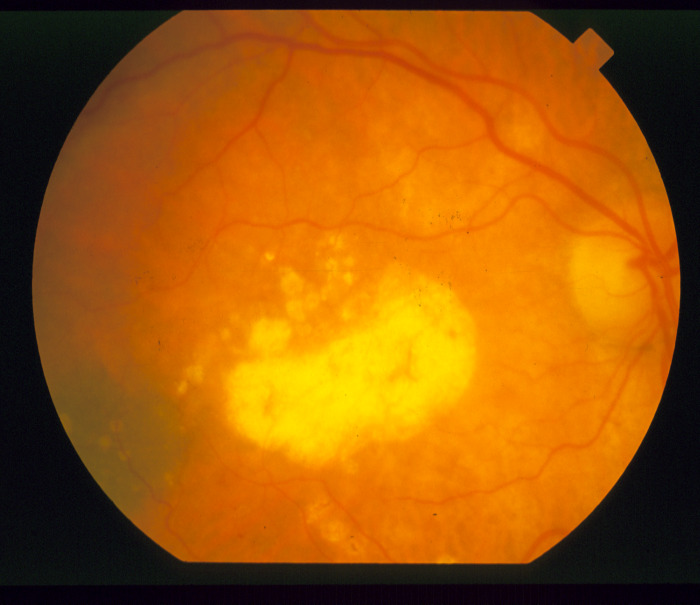
%> input picture im0148.jpg, 700 x 605 px
$ octave DRfinal.m   (GNU Octave 9; MATLAB toolbox functions it lacks are replaced by stand-ins)
%> lines starting %> are read from the running program, lines starting %| are printed output that depends on the picture
clc
clear

%%% Abnormal eye
% s = strel('disk',12);

a = imread('im0148.jpg');
%> a is the input picture: size 605x700x3 uint8; mean R, G, B 159.2, 88.6, 7.6
figure,imshow(a);

b = rgb2gray(a);
figure(2),imshow(b);

c = adapthisteq(b);
figure(3),imshow(c);

d = imcomplement(c);
figure(4),imshow(d);

e = imadjust(d, stretchlim(d),[]);
figure(5),imshow(e);

%%%%Normal eye

A1 = imread('im0018.jpg');
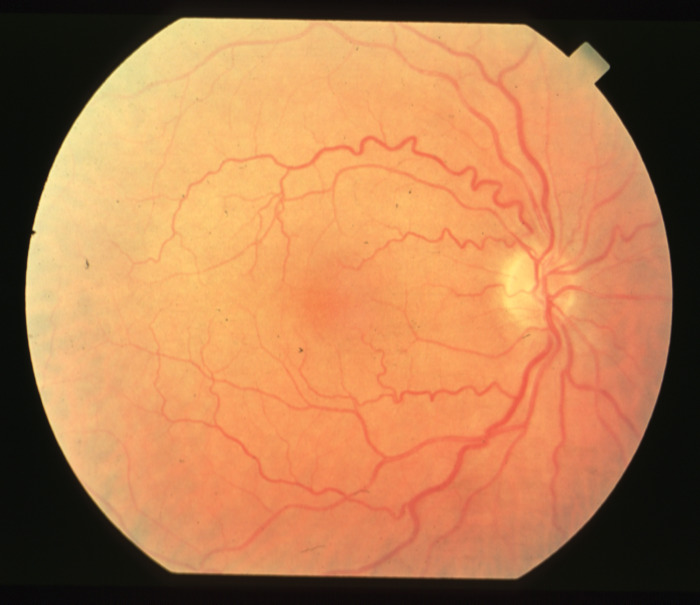
%> input picture im0018.jpg, 700 x 605 px
%> A1 is the input picture: size 605x700x3 uint8; mean R, G, B 179.8, 123.4, 80.2
figure(6),imshow(A1);

B1 = rgb2gray(A1);
figure(7),imshow(B1);

C1 = adapthisteq(B1);
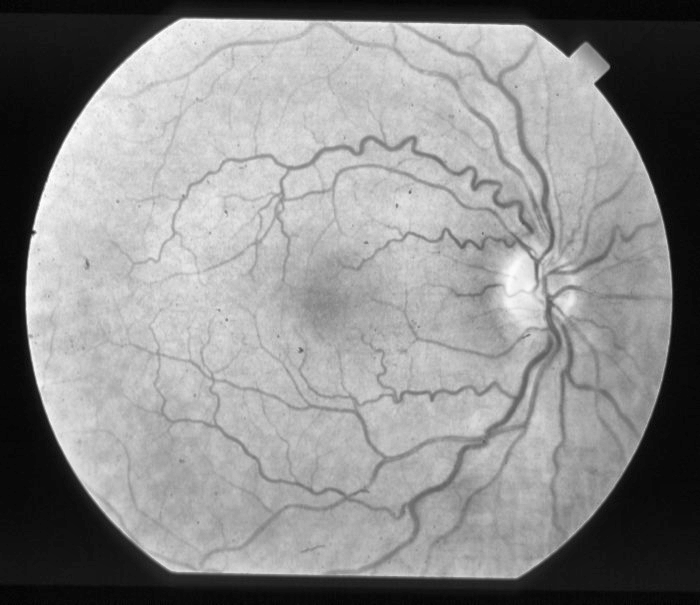
%> C1: size 605x700 uint8; min 0, max 255, mean 139.7
figure(8),imshow(C1);

D1 = imcomplement(C1);
figure(9),imshow(D1);

E1 = imadjust(D1, stretchlim(D1),[]);
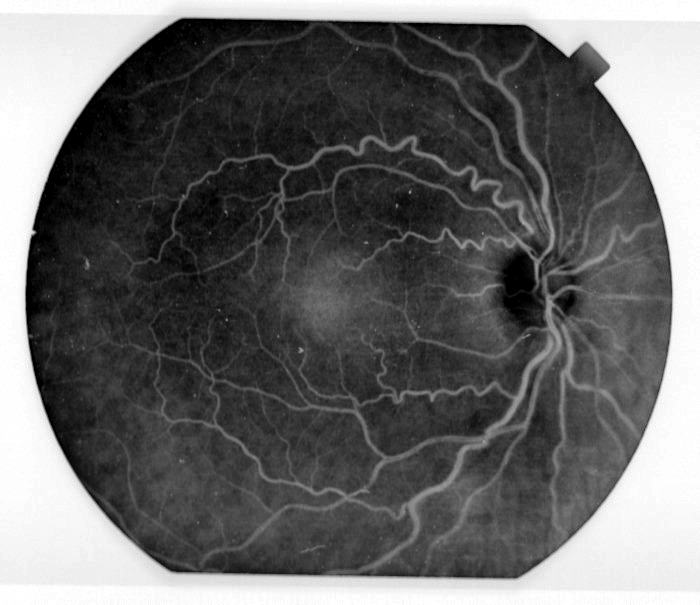
%> E1: size 605x700 uint8; min 0, max 255, mean 104.6
figure(10),imshow(E1);

%%%%%%%% Subtract
sub = (E1-e);
figure(11),imshow(sub);

p = imadjust(sub, stretchlim(sub),[]);
figure(12),imshow(p);

q = fspecial('gaussian');
r = imfilter(p,q);
figure(13),imshow(r);

s = fspecial('laplacian');
t = imfilter(r,s);
figure(14),imshow(t);

u = edge(t,'sobel');
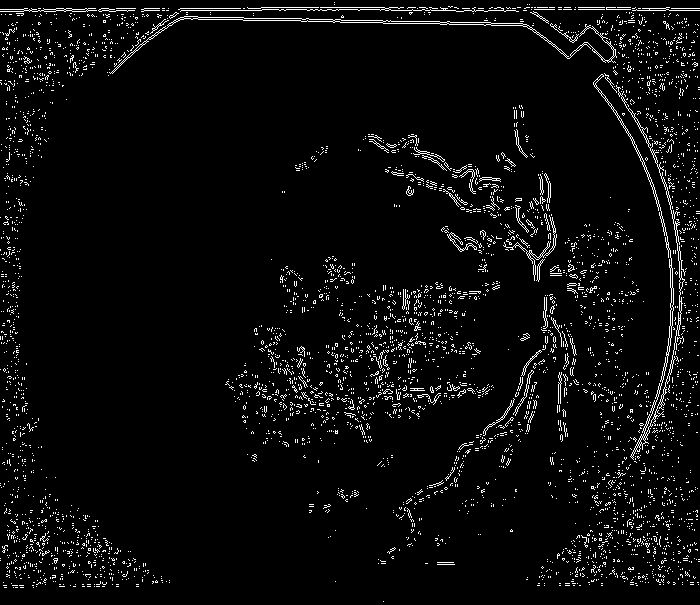
%> u: size 605x700 logical; 4.3% white in thin lines or dots
figure(15),imshow(u);

hy = fspecial('sobel');
hx=hy';
Iy=imfilter(double(u), hy, 'symmetric');
Ix=imfilter(double(u), hx, 'symmetric');
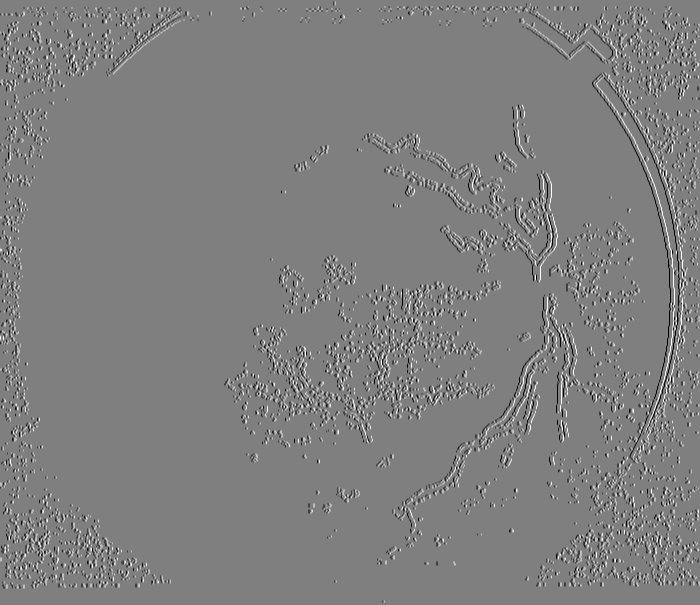
%> Ix: size 605x700 double; min -4, max 4, mean 0.000151; drawn with min black and max white
gradmag=sqrt(Ix.^2 + Iy.^2);
figure(16),imshow(gradmag);

L=watershed(gradmag);
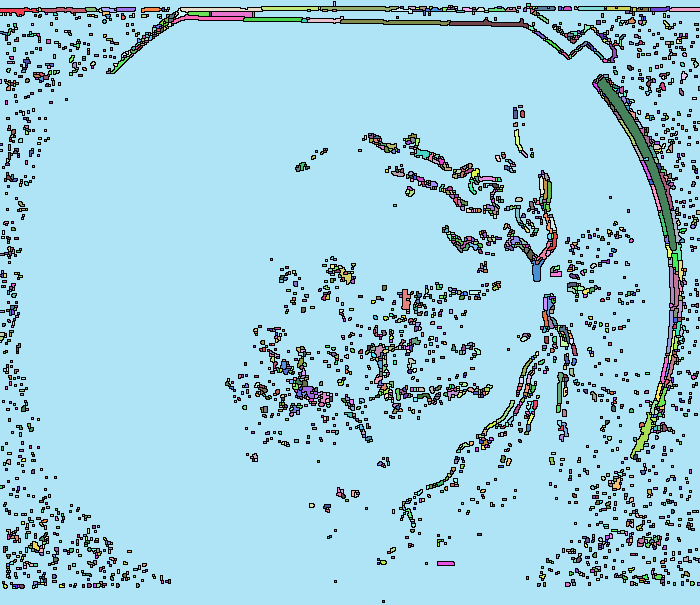
%> L: size 605x700 uint16; 3061 distinct labels, from 0 to 3060; one colour per label, 0 black
Lrgb=label2rgb(L);
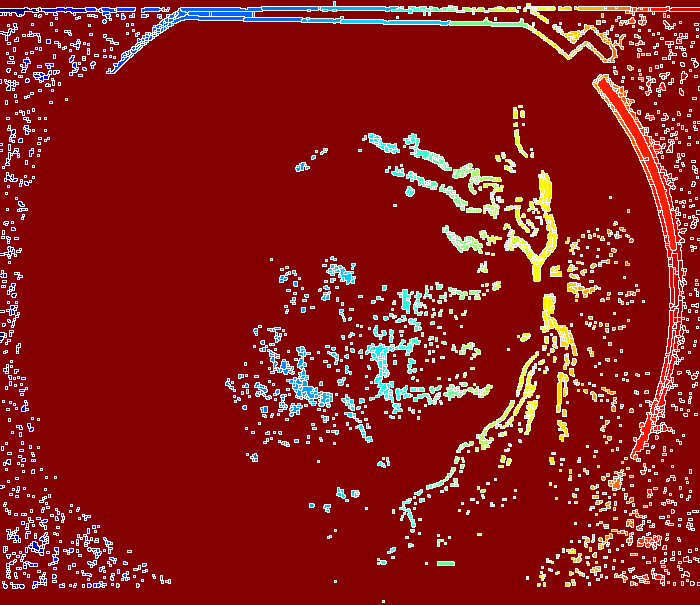
%> Lrgb: size 605x700x3 uint8; mean R, G, B 142.1, 26.2, 25.1
figure(17),imshow(Lrgb);
